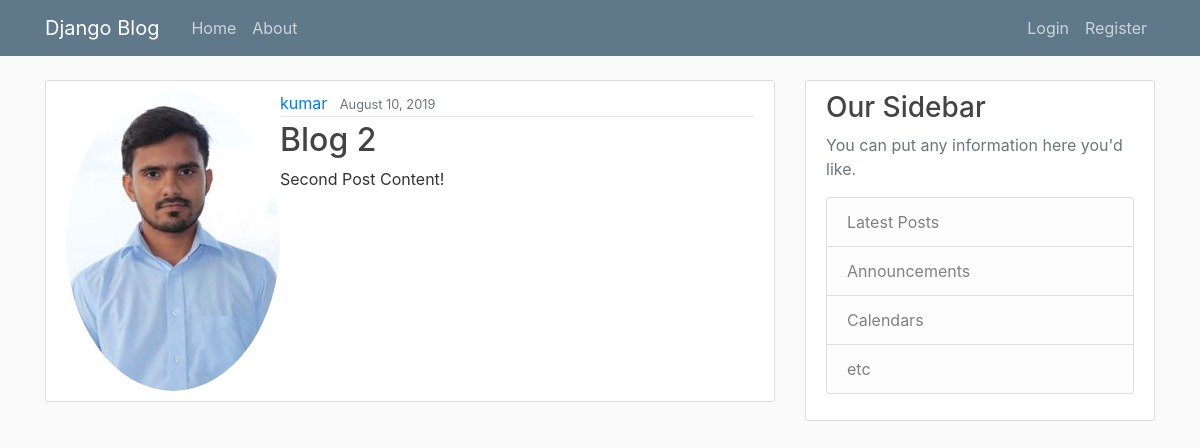
The app's page /post/2/ with its own data.
### blog/models.py (models this page shows, shortened)
class Post(models.Model):
    title=models.CharField(max_length=100)
    content=models.TextField()
    date_posted=models.DateTimeField(default=timezone.now)
    author = models.ForeignKey(User,on_delete=models.CASCADE)

### users/models.py (models this page shows, shortened)
class Profile(models.Model):
    user=models.OneToOneField(User, on_delete=models.CASCADE)
    image=models.ImageField(default='default.jpg',upload_to='profile-pics')

### blog/views.py (the view)
# urls.py: path('post/<int:pk>/',PostDetailView.as_view(), name='post-detail'),
class PostDetailView(DetailView):
	model=Post

### blog/templates/blog/post_detail.html (shortened to what this page needs)
{% extends "blog/base.html" %}
{% block content %}
  <article class="media content-section">
	    <img class="rounded-circle artical-img" src="{{ object.author.profile.image.url }}">
			<div class="media-body">
			    <div class="article-metadata">
			      <a class="mr-2" href="{% url 'user-posts' object.author.username %}">{{ object.author }}</a>
				  <small class="text-muted">{{ object.date_posted|date:"F d, Y" }}</small>
			    </div>
			    <h2 class="article-title"> {{ object.title }} </h2>
			    <p class="article-content">{{ object.content }}</p>
			</div>
    </article>
{% endblock content %}

### blog/static/blog/main.css (style rules this page uses)
body { background: #fafafa; color: #333333; margin-top: 5rem; }
h1, h2, h3, h4, h5, h6 { color: #444444; }
.content-section { background: #ffffff; padding: 10px 20px; border: 1px solid #dddddd; border-radius: 3px; margin-bottom: 20px; }
.article-title { color: #444444; }
.article-content { white-space: pre-line; }
.article-metadata { padding-bottom: 1px; margin-bottom: 4px; border-bottom: 1px solid #e3e3e3 }

### records on screen
Post: author.profile.image (picture), author "kumar", date_posted "August 10, 2019", title "Blog 2", content "Second Post Content!"
